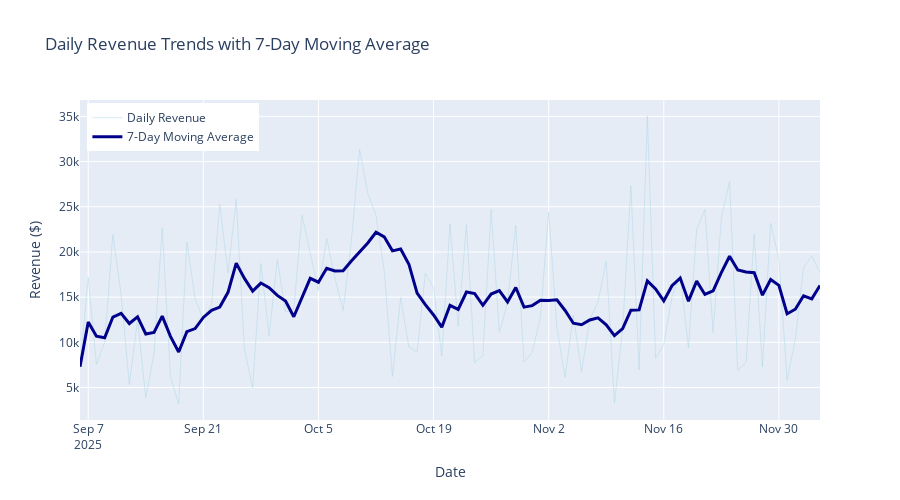

This figure's notebook cell:
### Code cell
# Display Visualization 2: Daily Revenue Trends
print("\n📊 VISUALIZATION 2: DAILY REVENUE TRENDS")
revenue_fig.show()
